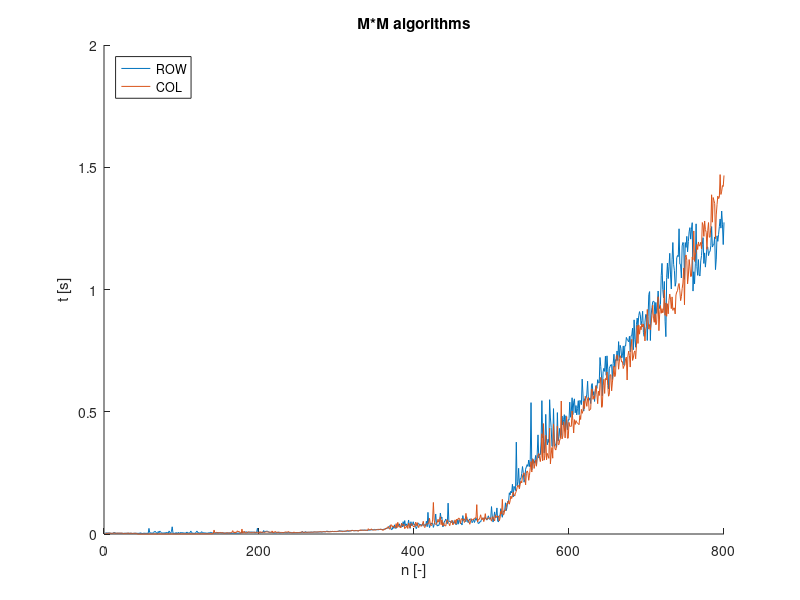

MATLAB code for this plot:
clear;
clc; 
close all;
fid=fopen('MATRIX_DATA/matrix_mul_col_OMP.txt');
data=textscan(fid,'%d %f');
fclose ( fid );
x=data{1};
quicksort_y=data{2};
fid=fopen('MATRIX_DATA/matrix_mul_row_OMP.txt');
data=textscan(fid,'%d %f')
fclose ( fid );
mergesort_y=data{2};
figure ;
title ('M*M algorithms');
xlabel('n [-]');
ylabel('t [s]');
hold on;
plot(x, quicksort_y);
plot(x, mergesort_y);
legend('ROW','COL','Location','northwest');
hold off ;